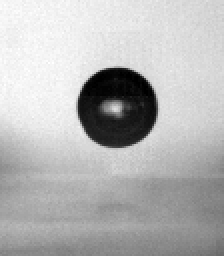
#> input picture bubble images/bubble001.png, 112 x 128 px (shown 2 times larger)
$ jupyter execute --allow-errors 'Bubble collapse near a wall.ipynb'   (shell and % lines are left out)
#> lines starting #> are read from the running program, lines starting #| are printed output that depends on the picture; after the words box and inside, x2 and y2 are one past the last pixel; in counts of white or black regions, pixels touching at a corner belong together
# Analysis of bubble collapses near a wall
### ** Nguyen Dang Minh, PhD **

* [**1. Introduction**](#ch1)

* [**2. Image processing and feature extraction**](#ch2)
    * [2.1. Detecting the bubble](#ch2.1)
    * [2.2. Extracting the bubble's effective radius and position](#ch2.2)
    * [2.3 Processing all the frames](#ch2.3)

* [**3. Mathematical analysis**](#ch3)
    * [3.1. Constructing the mathematical model](#ch3.1)
    * [3.2. Compare the analytical model with experimental data](#ch3.2)
    * [3.3. The flow profile of the liquid](#ch3.3)

[cell 1]
import numpy as np
from scipy import math
from scipy.integrate import odeint
from IPython.display import HTML
import matplotlib.pylab as plt
import cv2
import os

<a id="ch1"></a>

## 1. Introduction

The collapse of a cavitation bubble close to a solid boundary has been of great research interest in the last decads. The main reason behind this interest is the formation of a liquid jet which impacts onto the wall after the bubble collapses. This jet can either be a bad thing (for causing corrosion of the materials) or a good thing (for cleaning any dirts attached on the surface).

Here we study the dynamics of a cavitation bubble collapsing near the glass substrate. The bubble was generated by focusing a pulse laser beam into water. The video below captures the dynamic of the bubble

<caption><center> <u> **Video 1** </u>: The collapse of a bubble near a solid boundary<br> </center></caption>

In section 2 we will process the recordings and extract features of the bubble's position and radius. Then in section 3 we build a mathematical model to describe the phenomenon and compare our prediction with experimental data

<a id="ch2"></a>

## 2. Image processing and feature extraction

In this part we will analyze the recordings frame by frame and extract the information regarding the bubble's radius and distance from the wall. A sequence of images were generated from the video and put into a separate folder. First let's import and look at one single frame

[cell 2]
im_in = cv2.imread("bubble images/bubble001.png", cv2.IMREAD_GRAYSCALE)
#> im_in is the input picture: shape (128, 112); min 0, max 255, mean 182.1

#> (the rest of this cell did not finish here and is left out)

<a id="ch2.1"></a>

### 2.1 Detecting the bubble

The first task is to detect the bubble. The most part of the bubble is dark pixel, except for the center. We can start by converting this "gray scale" image into a "binary" one where the pixel is 0 if bubble and 1 otherwise.

[cell 3]
def bubble_detect(im_in, threshold=100):
    '''
    This function convert recorded frames into binary images with bubble's region returned as 1 and 0 otherwise

    Inputs:
    threshold -- the threshold below which we identify the pixel as bubble
    im_in -- the image file

    Ouputs:
    im_out -- the binary image
    '''
#> called with threshold = 100

    # Detect the center part of the bubble
    th, im_th = cv2.threshold(im_in, threshold, 255, cv2.THRESH_BINARY_INV)
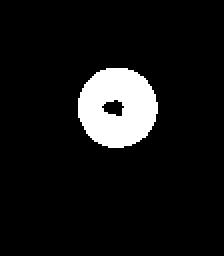
#> im_th: shape (128, 112) (shown 2 times larger); 8.4% white; 1 white region, box (x1, y1, x2, y2) and area: (39, 34, 79, 74) 1203
#> th = 100
    im_floodfill = im_th.copy()
    im_floodfill = im_th.copy()
    h,w = im_th.shape[:2]
#> h = 128; w = 112
    mask = np.zeros((h+2, w+2), np.uint8)
    cv2.floodFill(im_floodfill, mask, (0,0), 255)
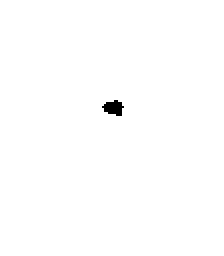
#> im_floodfill: shape (128, 112) (shown 2 times larger); 99.6% white; 1 black region, box (x1, y1, x2, y2) and area: (51, 50, 62, 58) 58

    # Fill the hole with black pixel
    im_floodfill_inv = cv2.bitwise_not(im_floodfill)
#> im_floodfill_inv: shape (128, 112); 0.4% white; 1 white region, box (x1, y1, x2, y2) and area: (51, 50, 62, 58) 58
    im_out = im_th+im_floodfill_inv
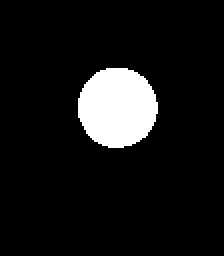
#> im_out: shape (128, 112) (shown 2 times larger); 8.8% white; 1 white region, box (x1, y1, x2, y2) and area: (39, 34, 79, 74) 1261
    im_out = (255-im_out)

    return im_out

[cell 4]
#---------- Plotting the bubble image ----------#

im_bin = bubble_detect(im_in)

#> (the rest of this cell did not finish here and is left out)

<a id="ch2.2"></a>

### 2.2 Extracting the bubble's effective radius and position

Now that we have obtained the binary image, we can find the bubble's effective radius and the position of its center simply by using a for-loop to sweep along the image's height (or width). Each sweep gives us the volume and position of the disk-shape slice of the bubble. The sum of the disks's volume is that of the bubble. The center's position can be calculated by weight average.

[cell 5]
def rad_and_pos(image):
    '''
    This function calculate the effective radius and of the bubble and the position of its center

    Arguments:
    image -- the bubble's image in the form of an array of type uint8

    Returns:
    R -- the bubble's effective radius (in pixel)
    x_pos, y_pos -- the x, y position of the bubble's center (in pixel)
    '''

    # Initiate the variables
    h, w = image.shape
#> h = 128; w = 112
    V_bubble = 0.
    x_sum = 0.
    y_sum = 0.

    # Sweep along vertical line
    for i in range(h):
        disk = []
        # Sweep along horizontal line
        for j in range(w):
            this_cell = image[i,j]
            if this_cell == 0:
                disk.append(float(j))

        if disk:
            x_disk = np.mean(disk)
            y_disk = i
            r_disk = np.abs(disk[-1]-disk[0])/2
            V_disk = np.pi*r_disk**2*1

            V_bubble = V_bubble+V_disk
            x_sum = x_sum+x_disk*V_disk
            y_sum = y_sum+y_disk*V_disk
#> after the loop, V_bubble = 31565.9; x_sum = 1841121.3; y_sum = 1683996.5

    # Sum all the disk to find volume and position
    R = (V_bubble*3/(4*np.pi))**(1/3)
#> R = 19.61
    x_pos = x_sum/V_bubble
#> x_pos = 58.33
    y_pos = y_sum/V_bubble
#> y_pos = 53.35

    return R, x_pos, y_pos

[cell 6]
# Extract information from the frame
R, x_pos, y_pos = rad_and_pos(im_bin)
#> R = 19.61; x_pos = 58.33; y_pos = 53.35

# Plotting the image
alpha = np.linspace(0, 2*np.pi, 200)
x_boundary = R*np.cos(alpha)+x_pos
#> x_boundary = 200 values, max 77.93 at index 0, min 38.72 at index 99, mean 58.42
y_boundary = R*np.sin(alpha)+y_pos
#> y_boundary = 200 values, max 72.95 at index 50, min 33.74 at index 149, mean 53.35
#> pass 3 of the loop `for file in os.listdir('bubble images'):`:

#> (the rest of this cell did not finish here and is left out)

<a id="ch2.3"></a>

### 2.3 Processing all the frames

The next task is applying the process presented in [section 2.1](#ch2.1) and [section 2.2](#ch2.2) to every frame of the recording

[cell 7]
# Collecting all file name of the bubble image

frame_list = []
for file in os.listdir('bubble images'):
    if file.endswith('.png'):
        frame_list.append(file)

frame_list.sort()
n_frame = len(frame_list)
R_bubble = np.zeros((n_frame))
x_bubble = np.zeros((n_frame))
y_bubble = np.zeros((n_frame))

# Loop all the frame to extract information in pixel
for i in range(len(frame_list)):
    filename = 'bubble images/'+frame_list[i]
    im_in = cv2.imread(filename, cv2.IMREAD_GRAYSCALE)
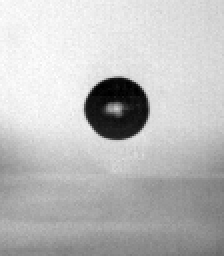
#> input picture bubble images/bubble000.png, 112 x 128 px (shown 2 times larger)
#> im_in is the input picture: shape (128, 112); min 0, max 255, mean 189.7
    im_bin = bubble_detect(im_in)
#> call 2 of bubble_detect, with threshold = 100
#> in bubble_detect (call 2), `th, im_th = cv2.threshold(im_in, threshold, 255, cv2.THRESH_BINARY_INV)`:
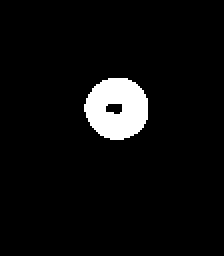
#> im_th: shape (128, 112) (shown 2 times larger); 5.2% white; 1 white region, box (x1, y1, x2, y2) and area: (42, 39, 74, 70) 746
#> in bubble_detect (call 2), `cv2.floodFill(im_floodfill, mask, (0,0), 255)`:
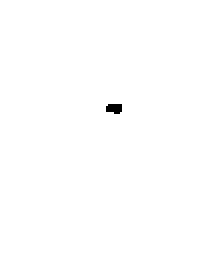
#> im_floodfill: shape (128, 112) (shown 2 times larger); 99.8% white; 1 black region, box (x1, y1, x2, y2) and area: (53, 52, 61, 57) 34
#> in bubble_detect (call 2), `im_floodfill_inv = cv2.bitwise_not(im_floodfill)`: im_floodfill_inv: shape (128, 112); 0.24% white; 1 white region, box (x1, y1, x2, y2) and area: (53, 52, 61, 57) 34
#> in bubble_detect (call 2), `im_out = im_th+im_floodfill_inv`:
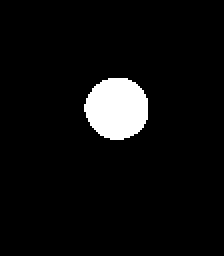
#> im_out: shape (128, 112) (shown 2 times larger); 5.4% white; 1 white region, box (x1, y1, x2, y2) and area: (42, 39, 74, 70) 780
    R, x, y = rad_and_pos(im_bin)
#> R = 15.42; x = 58.02; y = 53.79
#> pass 3 of the loop `for i in range(len(frame_list)):`:
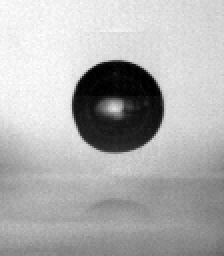
#> input picture bubble images/bubble002.png, 112 x 128 px (shown 2 times larger)
#> im_in is the input picture: shape (128, 112); min 0, max 255, mean 175.9
#> in bubble_detect (call 4), `th, im_th = cv2.threshold(im_in, threshold, 255, cv2.THRESH_BINARY_INV)`:
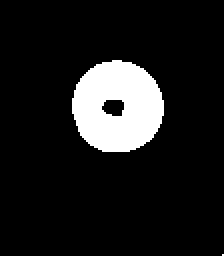
#> im_th: shape (128, 112) (shown 2 times larger); 11.1% white; 2 white regions (1 under 20 px), largest, box (x1, y1, x2, y2) and area: (36, 30, 82, 76) 1597
#> im_floodfill: shape (128, 112); 99.5% white; 1 black region, box (x1, y1, x2, y2) and area: (51, 50, 62, 58) 72
#> im_floodfill_inv: shape (128, 112); 0.5% white; 1 white region, box (x1, y1, x2, y2) and area: (51, 50, 62, 58) 72
#> in bubble_detect (call 4), `im_out = im_th+im_floodfill_inv`:
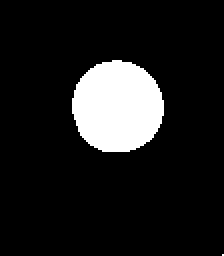
#> im_out: shape (128, 112) (shown 2 times larger); 11.6% white; 2 white regions (1 under 20 px), largest, box (x1, y1, x2, y2) and area: (36, 30, 82, 76) 1669
    R_bubble[i] = R
    x_bubble[i] = x
    y_bubble[i] = y


# Convert from pixel into physical unit
s_pixel = 20 # Size of each pixel is 20um
y_wall = 87 # position of the wall

R_bubble = R_bubble*s_pixel
d_wall = np.abs(y_bubble-y_wall)*s_pixel

[cell 8]
#----------- Plot the evolution of bubble's radius and position on time -----------#

time_step = 1/200000 # Recordinds were taken at 200,000fps
R_err = 1*s_pixel # Uncertatinty is 1 pixel
time_err = time_step/2*1e6

time = np.arange(1,len(R_bubble)+1,1)
time = time*time_step*1e6

#> (the rest of this cell did not finish here and is left out)

<a id="ch3"></a>

## 3. Mathematical analysis

<a id="ch3.1"></a>

### 3.1 Constructing the mathematical model

To simplify the task, we consider this as a potential flow problem (i.e. we ignore the effect of the liquid's viscosity). The bubble near a solid boundary is thus as if it has a mirror bubble on the other side of the world. The problem turns into studying the interaction between the original bubble and its mirror image.

<caption><center> <u> **Figure 1** </u>: **The original bubble and its mirror image**<br> </center></caption>

There has been lots of research on the interactions of multiple oscillating bubble. One highly cited work, based on which we construct our model is [the study by R. Metin et. al.](https://journals.aps.org/pre/abstract/10.1103/PhysRevE.56.2924). The equations and the code below is adapted from prof. Claus-Dieter Ohl works in this [paper](https://onlinelibrary.wiley.com/doi/full/10.1002/adfm.201702618).

Firstly, the bubble's translational movement is affected by Bjerknes force and drag force. The momentum equation for the bubble reads:

$$
\frac{d}{dt}\left(M_i v_i\right) = \frac{d}{dt}\left( \frac{1}{2} \rho V_i v_i\right) = \mathbf{F}_{B,i} + \mathbf{F}_{D,i} \tag{1}
$$

where $V_i = 4/3 \pi R_i^3$ is the volume of the bubble, $\mathbf{F}_{B,i}$ and $\mathbf{F}_{D,i}$ are the secondary Bjerknes force and drag force respectively

Equation (1) thus becomes:

$$
\ddot{\mathbf{x_i}} = \dot{\mathbf{v_i}} = \frac{1}{R_i^3} \left[\frac{3}{2} \frac{1}{\pi\rho}\left(\mathbf{F}_{B,i}+\mathbf{F}_{D,i}\right)-3R_i^2\dot{R_i}\mathbf{v_i}\right] \tag{2}
$$

The secondary Bjerkness force $\mathbf{F}_{B,i}$ is given by:

$$
\mathbf{F}_{B,i} =  \rho V_i \frac{d}{dt} (R_j^2\dot{R}j) \frac{\mathbf{d}_{ij}}{d_{ij}^3} = \frac{4}{3}\pi R_i^3 \rho \left(2R_j\dot{R}_j^2 + R_j^2 \ddot{R}_j \right)\frac{\mathbf{d}_{ij}}{d_{ij}^3} \tag{3}
$$

The drage force $\mathbf{F}_{D,i}$ is given by:

$$
\mathbf{F}_{D,i} = -12 \pi \mu R_i \mathbf{v_i} \tag{4}
$$

Next, to describe the bubble's oscillation, we couple the Keller-Miksis equation with pressure interaction term:

$$
\left(1-\frac{\dot{R}_i}{c}\right) R_i\ddot{R}_i + \left(\frac{3}{2}-\frac{\dot{R_i}}{2c}\right)\dot{R_i}^2 = \frac{1}{\rho}\left(1+\frac{\dot{R_i}}{c}\right)\left(p_l-p_{\infty}\right) + \frac{R_i}{\rho c} \frac{d}{dt} p_l - \frac{1}{d_{ij}}\left(\ddot{R}_j R_j^2 + 2 R_j\dot{R_j^2} \right)\tag{5}
$$

whereas $c$ is the speed of sound and $p_l$ is the liquid pressure at the bubble's wall, which can be calculated as:

$$
p_l = p_{R_i} - \frac{4\mu \dot{R}}{R} - \frac{2S}{R}\tag{6}
$$

Here $p_\infty$ is approximately atmospheric pressure, $\nu$ and $S$ are viscosity and surface tension of the liquid, respectively.

The bubble pressure $p(R_i)$ can be calculated from the initial pressure and radius, assuming the process is adiabatic:

$$
p_{R_i} = p_{R_0}\left(\frac{R_0}{R_i}\right)^{3 \gamma} \tag{7}
$$

Our system has two bubbles: the main bubble and its mirror image. For each bubble there are two unknowns: $R_i$ and $x_i$, thus Eqn. (2) and (5) are sufficient to solve for the problem.

[cell 9]
def bubble_ode(y, t):
    '''
    This function is to solve the ode.
    y -- information about the bubble's radius and velocity at every time step

    Returns:
    dy -- the derivatives with respect to time of all variables in y

    '''
#> called with y = array of shape (8,), t = 0
    n = 2
    R = y[0:n]
    uR = y[n:2*n]
    x = y[2*n:3*n]
    ux = y[3*n:4*n]

    dR = np.zeros(shape=R.shape)
    duR = np.zeros(shape=uR.shape)
    dx = np.zeros(shape=x.shape)
    dux = np.zeros(shape=ux.shape)

    A = np.zeros((n,n))
    b = np.zeros((n))

    # Calculate the evolution of bubble's radius
    for i in range(0,2):
        j = 1-i
        d = np.abs(x[i]-x[j])

        pR = p0*(R0/R[i])**(3*gamma)
        pl = pR - 4*mu*uR[i]/R[i] - 2*S/R[i]
        dpl = -pR*3*gamma/R[i]*uR[i] + 4*mu*uR[i]**2/R[i]**2 + 2*S/R[i]**2*uR[i]

        b[i] = 1/rho*(1+uR[i]/c)*(pl-p_atm) + R[i]/(rho*c)*dpl - 1/d*2*R[j]*uR[j]**2 - (3/2-uR[i]/(2*c))*uR[i]**2
        A[i,i] = (1-uR[i]/c)*R[i]
        A[j,i] = 1/d*R[j]**2

        dR[i] = uR[i]

    duR = np.linalg.solve(A,b)

    # Calculate bubble's translational movement
    for i in range(0,2):
        V = 4/3*np.pi*R[i]**3
        j = 1-i
        d = np.abs(x[i]-x[j])
        Vdot_i = 4*np.pi*R[i]**2*uR[i]
        Vdot_j = 4*np.pi*R[j]**2*uR[j]
        #F_B = V*rho*(2*R[j]*uR[j]**2 + R[j]**2*duR[j])*(x[i]-x[j]) / d**3
        F_B = -rho/(4*np.pi*d**3)*Vdot_i*Vdot_j*(x[i]-x[j])
        F_D = -12*np.pi*mu*R[i]*ux[i]
        dx[i] = ux[i]

        M = 1/2*V*rho
        dM = 1/2*Vdot_i*rho

        #dux[i] = 1/R[i]**3*(3/2*1/(np.pi*rho)*(F_B+F_D) - 3*R[i]**2*uR[i]*ux[i])
        if uR[j] == 0:
            derivatives = 0
        else:
             derivatives = duR[j]/uR[j]
        extra_term = 3*M*R[j]**2*uR[j]/d**2*(dM/M + 2*uR[j]/R[j] + derivatives - 2*(ux[i]-ux[j])/d)
        #extra_term = 0
        dux[i] = (F_B + F_D + extra_term - dM*ux[i])/M

        # Generate a minimum thickness of the liquid film layer to prevent the bubble from sticking onto the surface
        threshold = 10e-6
        alpha = np.tanh((np.abs(x[i])-R[i]-threshold)/threshold/4)
        dx[i] = dx[i]*alpha + dR[i]*np.sign(x[i])*(1-alpha)

    return np.concatenate((dR, duR, dx, dux))

<a id="ch3.2"></a>

### 3.2 Compare the analytical model with experimental data

[cell 10]
############### INPUT PARAMETERS ###############

# --------- Fixed constant ---------#
S = 0.072
mu = 8.9e-4
rho = 1000
p_atm = 1.01e5
gamma = 1.4
c = 1450

# -------- Initial conditions ----------#
R0 = 52e-6
p0 = 1.3e8
x0 = 650e-6

Rb0 = np.array([R0,R0])
uR0 = np.array([0,0])
xb0 = np.array([x0, -x0])
ux0 = np.array([0,0])
y0 = np.concatenate((Rb0, uR0, xb0, ux0))

t = np.linspace(0,152e-6,5000)
y = odeint(bubble_ode, y0, t, rtol=1e-8, atol=1e-8)
